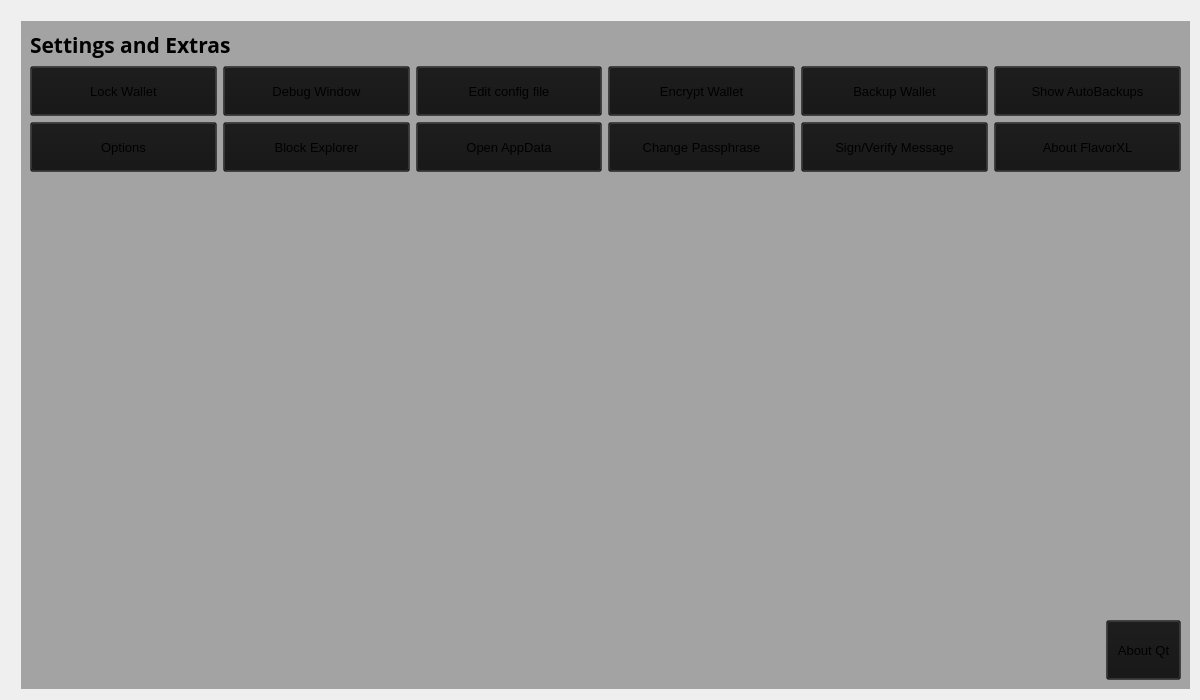
<?xml version="1.0" encoding="UTF-8"?>
<ui version="4.0">
 <class>SettingsPage</class>
 <widget class="QWidget" name="SettingsPage">
  <property name="windowModality">
   <enum>Qt::NonModal</enum>
  </property>
  <property name="enabled">
   <bool>true</bool>
  </property>
  <property name="geometry">
   <rect>
    <x>0</x>
    <y>0</y>
    <width>1200</width>
    <height>700</height>
   </rect>
  </property>
  <property name="sizePolicy">
   <sizepolicy hsizetype="Expanding" vsizetype="Expanding">
    <horstretch>0</horstretch>
    <verstretch>0</verstretch>
   </sizepolicy>
  </property>
  <property name="minimumSize">
   <size>
    <width>0</width>
    <height>0</height>
   </size>
  </property>
  <property name="acceptDrops">
   <bool>false</bool>
  </property>
  <property name="windowTitle">
   <string>Form</string>
  </property>
  <property name="styleSheet">
   <string notr="true"/>
  </property>
  <layout class="QGridLayout">
   <property name="sizeConstraint">
    <enum>QLayout::SetMaximumSize</enum>
   </property>
   <property name="leftMargin">
    <number>21</number>
   </property>
   <property name="topMargin">
    <number>21</number>
   </property>
   <property name="rightMargin">
    <number>10</number>
   </property>
   <item row="1" column="0">
    <widget class="QWidget" name="widget" native="true">
     <property name="sizePolicy">
      <sizepolicy hsizetype="Expanding" vsizetype="Expanding">
       <horstretch>0</horstretch>
       <verstretch>0</verstretch>
      </sizepolicy>
     </property>
     <property name="styleSheet">
      <string notr="true">background: transparent;
background-color: rgb(20, 20, 20, 0.35);
</string>
     </property>
     <layout class="QGridLayout" name="gridLayout01">
      <item row="2" column="0">
       <layout class="QHBoxLayout" name="horizontalLayout_3">
        <item>
         <widget class="QPushButton" name="options">
          <property name="minimumSize">
           <size>
            <width>0</width>
            <height>50</height>
           </size>
          </property>
          <property name="font">
           <font>
            <pointsize>10</pointsize>
           </font>
          </property>
          <property name="text">
           <string>Options</string>
          </property>
         </widget>
        </item>
        <item>
         <widget class="QPushButton" name="blockexplorer">
          <property name="minimumSize">
           <size>
            <width>0</width>
            <height>50</height>
           </size>
          </property>
          <property name="font">
           <font>
            <pointsize>10</pointsize>
           </font>
          </property>
          <property name="text">
           <string>Block Explorer</string>
          </property>
         </widget>
        </item>
        <item>
         <widget class="QPushButton" name="open_datafolder">
          <property name="minimumSize">
           <size>
            <width>0</width>
            <height>50</height>
           </size>
          </property>
          <property name="font">
           <font>
            <pointsize>10</pointsize>
           </font>
          </property>
          <property name="text">
           <string>Open AppData</string>
          </property>
         </widget>
        </item>
        <item>
         <widget class="QPushButton" name="changepassphrase">
          <property name="minimumSize">
           <size>
            <width>0</width>
            <height>50</height>
           </size>
          </property>
          <property name="font">
           <font>
            <pointsize>10</pointsize>
           </font>
          </property>
          <property name="text">
           <string>Change Passphrase</string>
          </property>
         </widget>
        </item>
        <item>
         <widget class="QPushButton" name="signmesage">
          <property name="minimumSize">
           <size>
            <width>0</width>
            <height>50</height>
           </size>
          </property>
          <property name="font">
           <font>
            <pointsize>10</pointsize>
           </font>
          </property>
          <property name="text">
           <string>Sign/Verify Message</string>
          </property>
         </widget>
        </item>
        <item>
         <widget class="QPushButton" name="aboutcoin">
          <property name="minimumSize">
           <size>
            <width>0</width>
            <height>50</height>
           </size>
          </property>
          <property name="font">
           <font>
            <pointsize>10</pointsize>
           </font>
          </property>
          <property name="text">
           <string>About FlavorXL</string>
          </property>
         </widget>
        </item>
       </layout>
      </item>
      <item row="6" column="0">
       <layout class="QHBoxLayout" name="horizontalLayout_5">
        <property name="bottomMargin">
         <number>0</number>
        </property>
        <item>
         <spacer name="horizontalSpacer">
          <property name="orientation">
           <enum>Qt::Horizontal</enum>
          </property>
          <property name="sizeHint" stdset="0">
           <size>
            <width>40</width>
            <height>20</height>
           </size>
          </property>
         </spacer>
        </item>
        <item>
         <widget class="QPushButton" name="aboutqt">
          <property name="minimumSize">
           <size>
            <width>60</width>
            <height>60</height>
           </size>
          </property>
          <property name="maximumSize">
           <size>
            <width>75</width>
            <height>16777215</height>
           </size>
          </property>
          <property name="font">
           <font>
            <pointsize>10</pointsize>
           </font>
          </property>
          <property name="text">
           <string>About Qt</string>
          </property>
         </widget>
        </item>
       </layout>
      </item>
      <item row="0" column="0">
       <layout class="QHBoxLayout" name="horizontalLayout_4">
        <property name="spacing">
         <number>7</number>
        </property>
        <item>
         <widget class="QLabel" name="label_5">
          <property name="font">
           <font>
            <family>Open Sans,sans-serif</family>
            <pointsize>16</pointsize>
            <weight>75</weight>
            <bold>true</bold>
           </font>
          </property>
          <property name="styleSheet">
           <string notr="true">background: transparent;</string>
          </property>
          <property name="text">
           <string>Settings and Extras</string>
          </property>
         </widget>
        </item>
        <item>
         <spacer name="horizontalSpacer_2">
          <property name="orientation">
           <enum>Qt::Horizontal</enum>
          </property>
          <property name="sizeHint" stdset="0">
           <size>
            <width>40</width>
            <height>20</height>
           </size>
          </property>
         </spacer>
        </item>
       </layout>
      </item>
      <item row="1" column="0">
       <layout class="QHBoxLayout" name="horizontalLayout_2">
        <item>
         <widget class="QPushButton" name="lockwallet">
          <property name="minimumSize">
           <size>
            <width>0</width>
            <height>50</height>
           </size>
          </property>
          <property name="font">
           <font>
            <pointsize>10</pointsize>
           </font>
          </property>
          <property name="text">
           <string>Lock Wallet</string>
          </property>
         </widget>
        </item>
        <item>
         <widget class="QPushButton" name="debugwindow">
          <property name="minimumSize">
           <size>
            <width>0</width>
            <height>50</height>
           </size>
          </property>
          <property name="font">
           <font>
            <pointsize>10</pointsize>
           </font>
          </property>
          <property name="text">
           <string>Debug Window</string>
          </property>
         </widget>
        </item>
        <item>
         <widget class="QPushButton" name="editconf">
          <property name="minimumSize">
           <size>
            <width>0</width>
            <height>50</height>
           </size>
          </property>
          <property name="font">
           <font>
            <pointsize>10</pointsize>
           </font>
          </property>
          <property name="text">
           <string>Edit config file</string>
          </property>
         </widget>
        </item>
        <item>
         <widget class="QPushButton" name="encryptwallet">
          <property name="minimumSize">
           <size>
            <width>0</width>
            <height>50</height>
           </size>
          </property>
          <property name="font">
           <font>
            <pointsize>10</pointsize>
           </font>
          </property>
          <property name="text">
           <string>Encrypt Wallet</string>
          </property>
         </widget>
        </item>
        <item>
         <widget class="QPushButton" name="backupwallet">
          <property name="minimumSize">
           <size>
            <width>0</width>
            <height>50</height>
           </size>
          </property>
          <property name="font">
           <font>
            <pointsize>10</pointsize>
           </font>
          </property>
          <property name="text">
           <string>Backup Wallet</string>
          </property>
         </widget>
        </item>
        <item>
         <widget class="QPushButton" name="show_autobackups">
          <property name="minimumSize">
           <size>
            <width>0</width>
            <height>50</height>
           </size>
          </property>
          <property name="font">
           <font>
            <pointsize>10</pointsize>
           </font>
          </property>
          <property name="text">
           <string>Show AutoBackups</string>
          </property>
         </widget>
        </item>
       </layout>
      </item>
      <item row="3" column="0">
       <spacer name="verticalSpacer">
        <property name="orientation">
         <enum>Qt::Vertical</enum>
        </property>
        <property name="sizeHint" stdset="0">
         <size>
          <width>20</width>
          <height>40</height>
         </size>
        </property>
       </spacer>
      </item>
     </layout>
    </widget>
   </item>
  </layout>
 </widget>
 <resources/>
 <connections/>
</ui>
